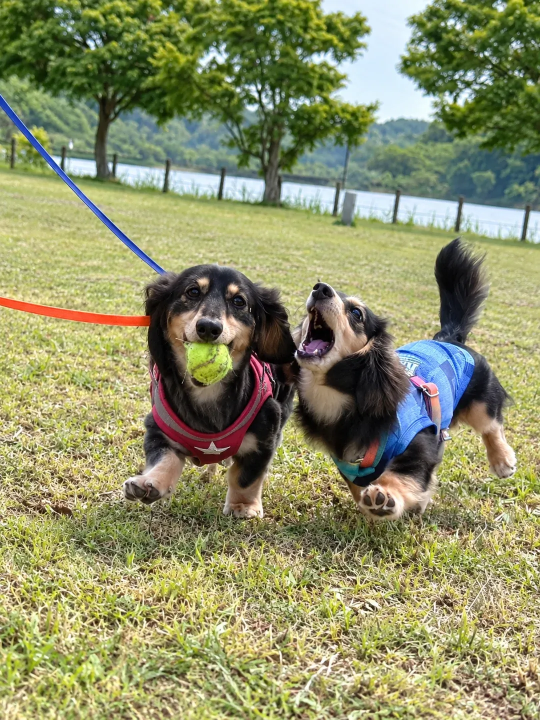
#> input picture assets/portraits-20260922/05-outdoor-brothers.webp, 1080 x 1440 px, found by its file name (shown at 1/2 size)
$ python recompress.py ../../assets/portraits-20260922/05-outdoor-brothers.webp ../../assets/play-dog.webp
#> lines starting #> are read from the running program, lines starting #| are printed output that depends on the picture
### tests/hero-images/ssim.py
"""元画像と再圧縮画像の SSIM(Wang et al. 2004、11x11 ガウス窓 σ=1.5、輝度 Y)を numpy だけで求める。
使い方: python3 tests/hero-images/ssim.py 元.webp 新.webp [比べる幅px]
"""
import sys
import numpy as np
from PIL import Image


def _gauss(size=11, sigma=1.5):
    x = np.arange(size) - size // 2
    g = np.exp(-(x ** 2) / (2 * sigma ** 2))
    return g / g.sum()


def _filt(a, g):
    # 分離可能なガウス畳み込み(valid)
    a = np.apply_along_axis(lambda r: np.convolve(r, g, mode='valid'), 1, a)
    return np.apply_along_axis(lambda c: np.convolve(c, g, mode='valid'), 0, a)


def luma(img, width=None):
    img = img.convert('RGB')
    if width and width != img.width:
        img = img.resize((width, round(img.height * width / img.width)), Image.LANCZOS)
    a = np.asarray(img, dtype=np.float64)
    return 0.299 * a[..., 0] + 0.587 * a[..., 1] + 0.114 * a[..., 2]


def ssim(a, b):
    g = _gauss()
    c1, c2 = (0.01 * 255) ** 2, (0.03 * 255) ** 2
    mu_a, mu_b = _filt(a, g), _filt(b, g)
    saa = _filt(a * a, g) - mu_a ** 2
    sbb = _filt(b * b, g) - mu_b ** 2
    sab = _filt(a * b, g) - mu_a * mu_b
    m = ((2 * mu_a * mu_b + c1) * (2 * sab + c2)) / ((mu_a ** 2 + mu_b ** 2 + c1) * (saa + sbb + c2))
    return float(m.mean())


def compare(orig_path, new_path, width=None):
    o, n = Image.open(orig_path), Image.open(new_path)
    w = width or o.width
    return ssim(luma(o, w), luma(n, w))


# [2 lines that do not run on import are left out]

### tests/hero-images/recompress.py
"""ページ上部の写真 4 枚を、寸法と縦横比を変えずに cwebp で再圧縮する。
元画像はこのコミットより前の main のものを使う(git の履歴にある)。
使い方: python3 tests/hero-images/recompress.py 元画像のフォルダ 出力のフォルダ
  (元画像のフォルダには 05-outdoor-brothers.webp などを平たく置く)
cwebp 1.3.2(apt の webp パッケージ)で作成。SSIM は ssim.py で元の原寸と比べる。
"""
import os
import subprocess
import sys
import tempfile

from PIL import Image

sys.path.insert(0, os.path.dirname(__file__))
from ssim import compare  # noqa: E402

# 名前: (品質, 置き先)。原寸の SSIM が 0.985 以上になる最小の品質(余裕 +0.001 以上)を選んだ。
PLAN = {
    '05-outdoor-brothers': (80, 'assets/portraits-20260922/05-outdoor-brothers.webp'),
    'play-dog': (87, 'assets/play-dog.webp'),
    'moment-smile': (82, 'assets/moment-smile.webp'),
    'moment-rest': (82, 'assets/moment-rest.webp'),
}

src_dir, out_dir = sys.argv[1], sys.argv[2]
for name, (q, dest) in PLAN.items():
    src = os.path.join(src_dir, name + '.webp')
    out = os.path.join(out_dir, dest)
    with tempfile.TemporaryDirectory() as tmp:
        png = os.path.join(tmp, name + '.png')
        Image.open(src).convert('RGB').save(png)
        subprocess.run(['cwebp', '-quiet', '-m', '6', '-pass', '10', '-af', '-q', str(q), png, '-o', out], check=True)
#> (this line was passed over: subprocess is not available in this run)
    a, b = Image.open(src), Image.open(out)
#> a is the input picture: PIL image 1080x1440 RGB; mean R, G, B 141.8, 144, 103.5
    assert a.size == b.size, (name, a.size, b.size)
    print(f'{name}: q{q} {os.path.getsize(src)} -> {os.path.getsize(out)} bytes, {b.size[0]}x{b.size[1]}, SSIM(原寸) {compare(src, out):.4f}')
#> in luma, `return 0.299 * a[..., 0] + 0.587 * a[..., 1] + 0.114 * a[..., 2]`:
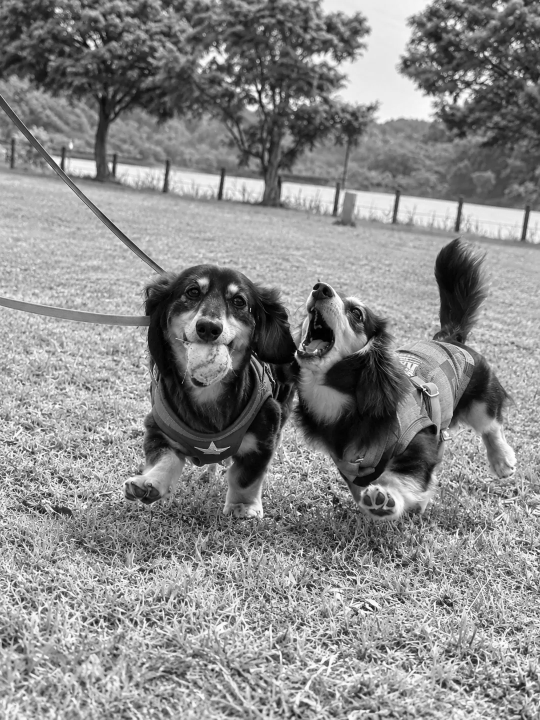
#> returned value: shape (1440, 1080) float64 (shown at 1/2 size); min 0, max 255, mean 138.7
#> in _gauss, `x = np.arange(size) - size // 2`: x = [-5, -4, -3, -2, -1, 0, 1, 2, 3, 4, 5]
#> in _gauss, `g = np.exp(-(x ** 2) / (2 * sigma ** 2))`: g = [0.00387, 0.0286, 0.135, 0.411, 0.801, 1, 0.801, 0.411, 0.135, 0.0286, 0.00387]
#> in ssim, `g = _gauss()`: g = [0.00103, 0.0076, 0.036, 0.109, 0.213, 0.266, 0.213, 0.109, 0.036, 0.0076, 0.00103]
#> in _filt, `a = np.apply_along_axis(lambda r: np.convolve(r, g, mode='valid'), 1, a)`:
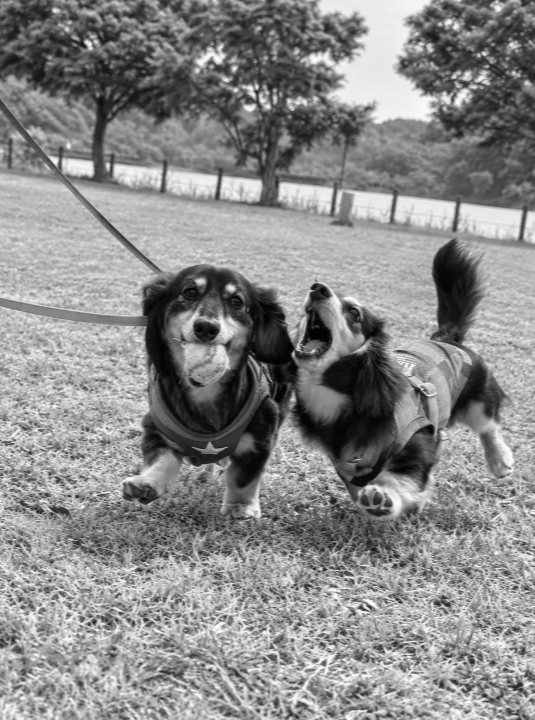
#> a: shape (1440, 1070) float64 (shown at 1/2 size); min 0.0612, max 254.3, mean 138.6
#> in _filt, `return np.apply_along_axis(lambda c: np.convolve(c, g, mode='valid'), ..`:
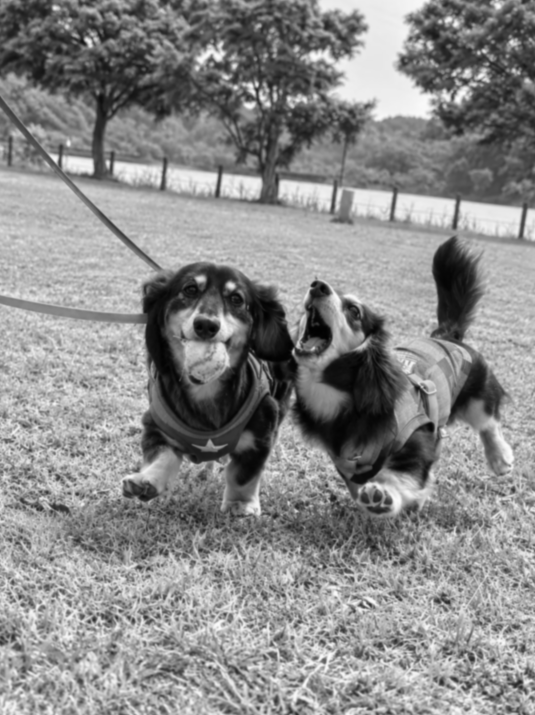
#> returned value: shape (1430, 1070) float64 (shown at 1/2 size); min 1.23, max 252.9, mean 138.5
#> in _filt (call 3), `a = np.apply_along_axis(lambda r: np.convolve(r, g, mode='valid'), 1, a)`:
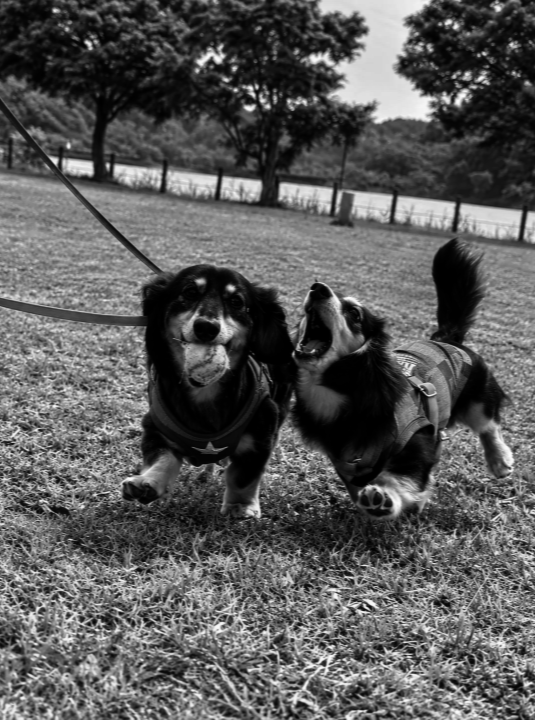
#> a: shape (1440, 1070) float64 (shown at 1/2 size); min 0.241, max 64688.5, mean 22968.7; drawn with min black and max white
#> in _filt (call 3), `return np.apply_along_axis(lambda c: np.convolve(c, g, mode='valid'), ..`:
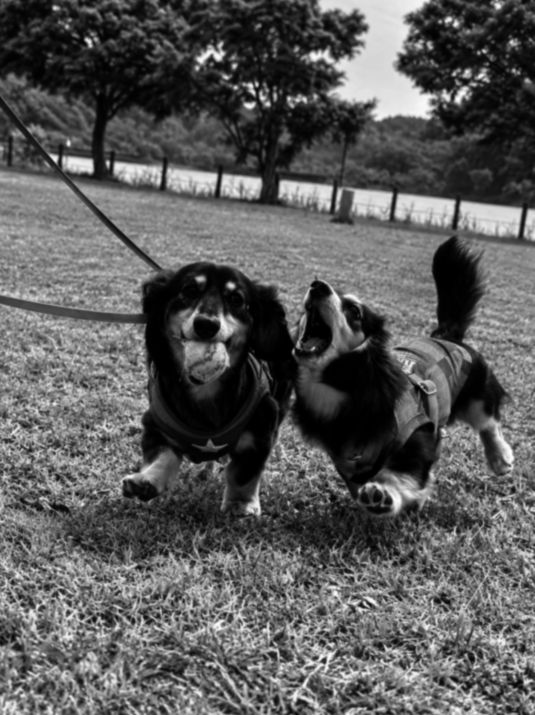
#> returned value: shape (1430, 1070) float64 (shown at 1/2 size); min 1.74, max 63988.6, mean 22935.5; drawn with min black and max white
#> in ssim, `saa = _filt(a * a, g) - mu_a ** 2`:
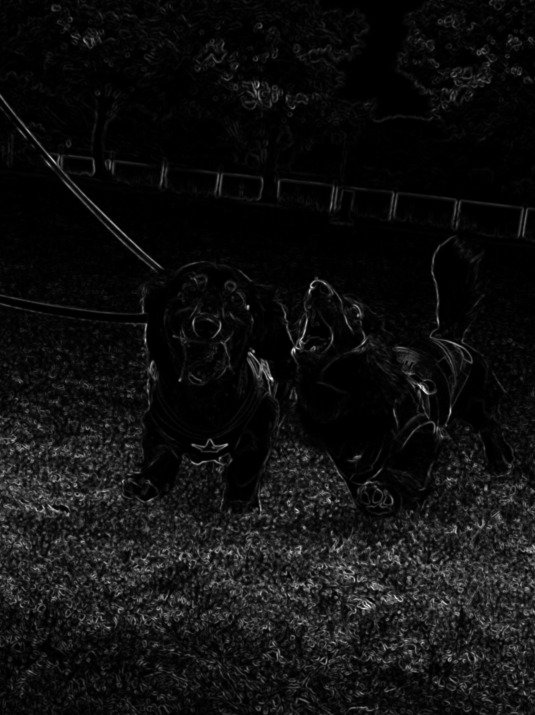
#> saa: shape (1430, 1070) float64 (shown at 1/2 size); min -2.91e-11, max 8192.5, mean 520.4; drawn with min black and max white
#> in ssim, `m = ((2 * mu_a * mu_b + c1) * (2 * sab + c2)) / ((mu_a ** 2 + mu_b ** ..`: m: shape (1430, 1070) float64; every value is 1
#| 05-outdoor-brothers: q80 324374 -> 324374 bytes, 1080x1440, SSIM(原寸) 1.0000
#> pass 2 of the loop `for name, (q, dest) in PLAN.items():`:
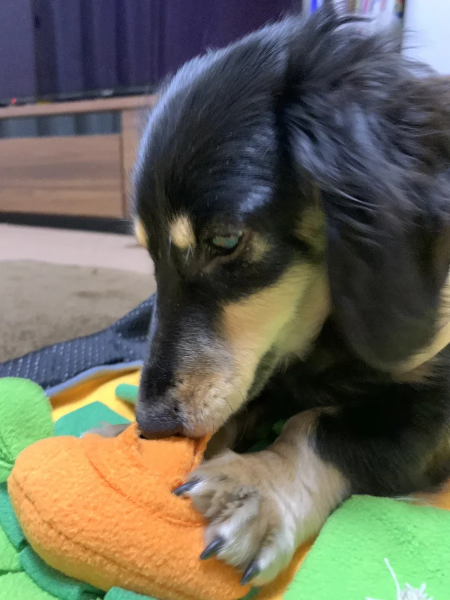
#> input picture assets/play-dog.webp, 900 x 1200 px, found by its file name (shown at 1/2 size)
#> a is the input picture: PIL image 900x1200 RGB; mean R, G, B 103.2, 102, 88.1
#> in _filt (call 8), `return np.apply_along_axis(lambda c: np.convolve(c, g, mode='valid'), ..`:
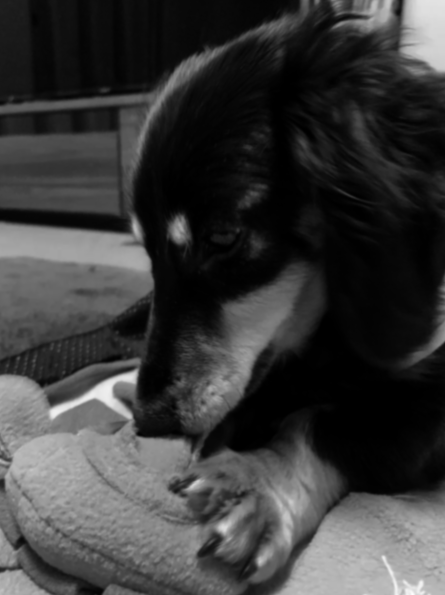
#> returned value: shape (1190, 890) float64 (shown at 1/2 size); min 5.93, max 60782.4, mean 13947.4; drawn with min black and max white
#> in ssim (call 2), `saa = _filt(a * a, g) - mu_a ** 2`:
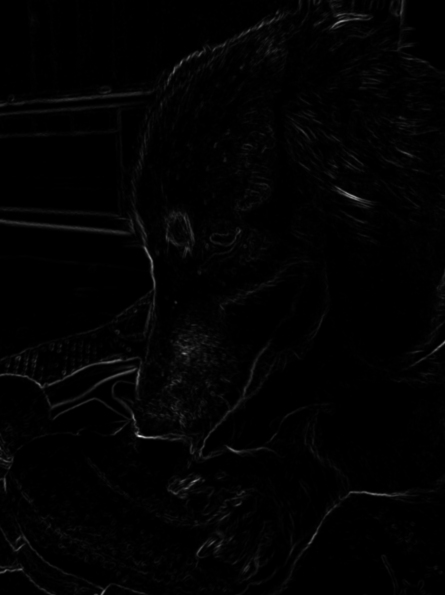
#> saa: shape (1190, 890) float64 (shown at 1/2 size); min -1.46e-11, max 3392.6, mean 40.1; drawn with min black and max white
#> m: shape (1190, 890) float64; every value is 1
#| play-dog: q87 123792 -> 123792 bytes, 900x1200, SSIM(原寸) 1.0000
#> pass 3 of the loop `for name, (q, dest) in PLAN.items():`:
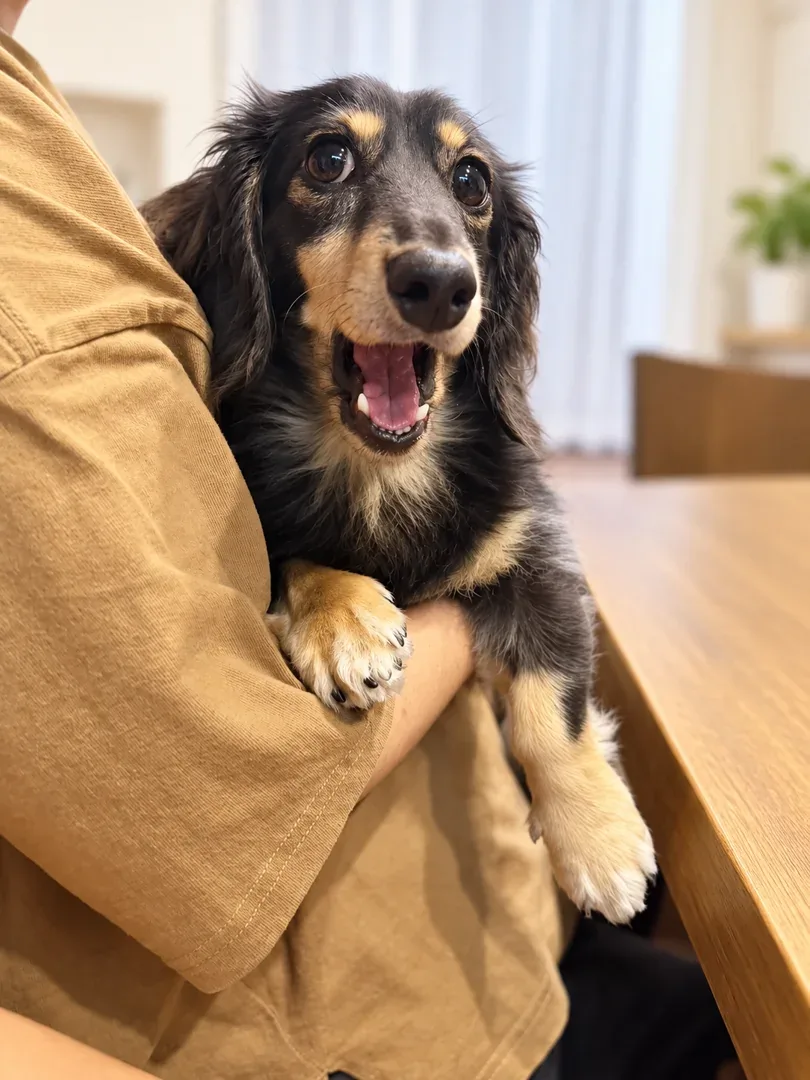
#> input picture assets/moment-smile.webp, 810 x 1080 px, found by its file name
#> a is the input picture: PIL image 810x1080 RGB; mean R, G, B 169.6, 139.8, 110.2
#> in _filt (call 13), `return np.apply_along_axis(lambda c: np.convolve(c, g, mode='valid'), ..`:
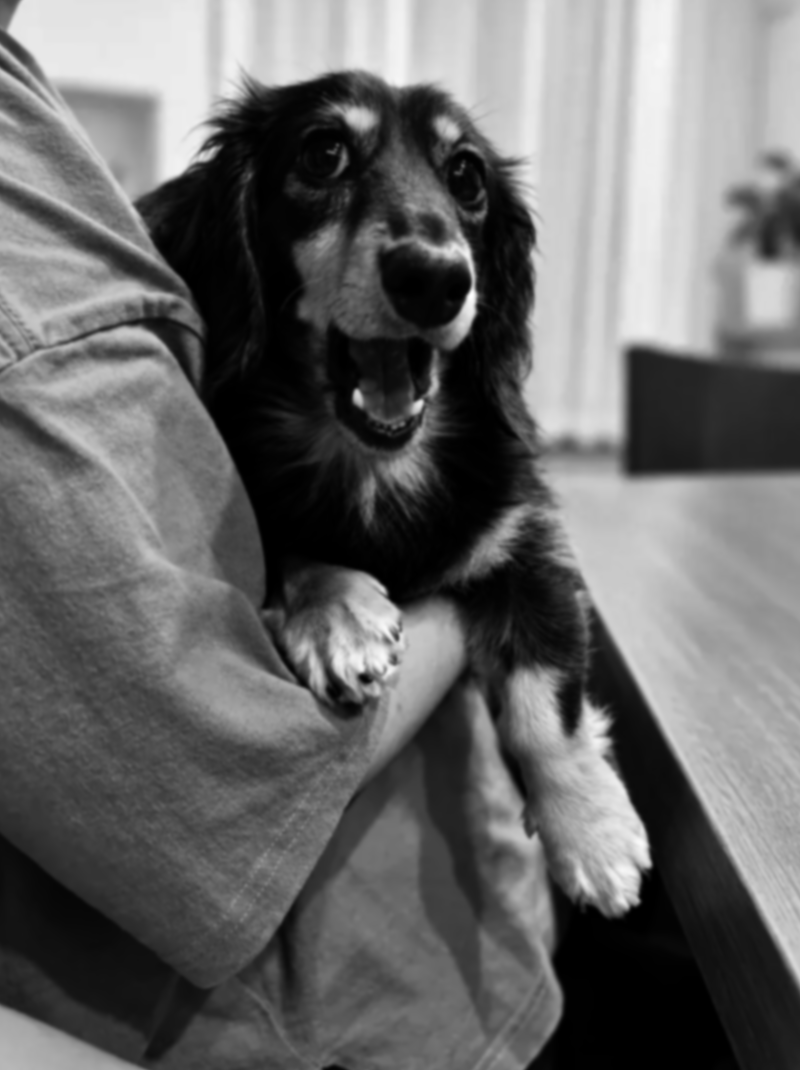
#> returned value: shape (1070, 800) float64; min 7.86, max 61988.5, mean 25490.8; drawn with min black and max white
#> in ssim (call 3), `saa = _filt(a * a, g) - mu_a ** 2`:
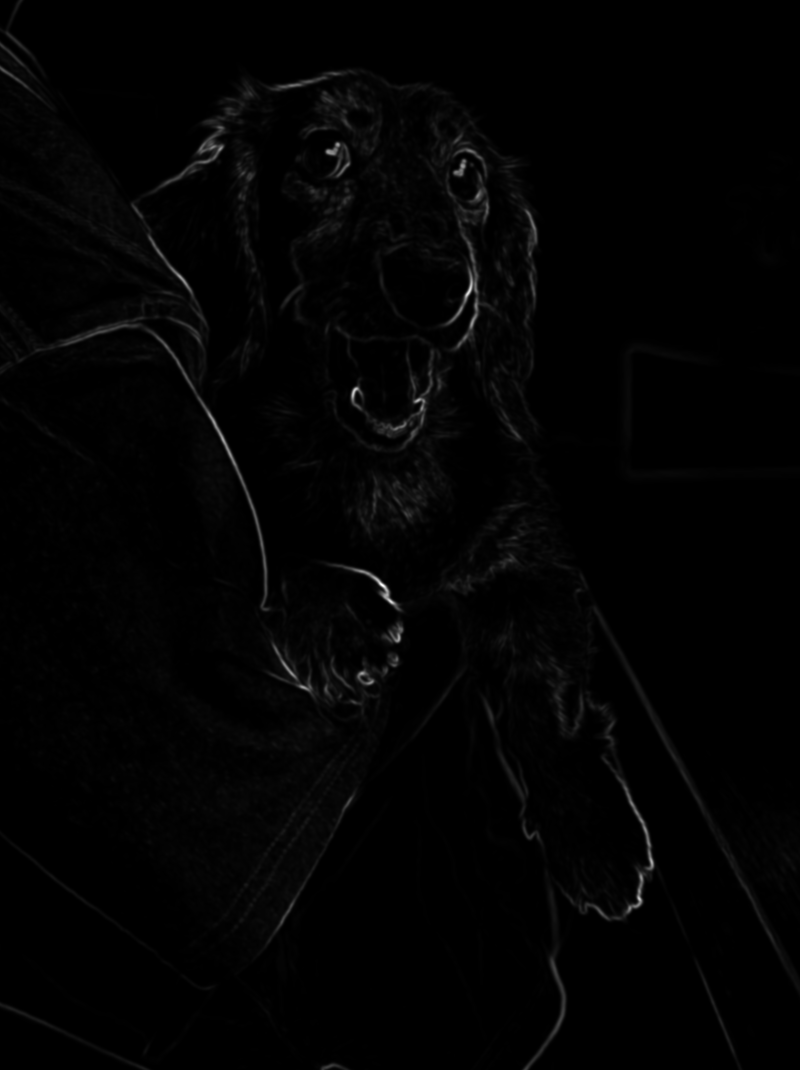
#> saa: shape (1070, 800) float64; min -2.18e-11, max 9010.2, mean 110; drawn with min black and max white
#> m: shape (1070, 800) float64; every value is 1
#| moment-smile: q82 91274 -> 91274 bytes, 810x1080, SSIM(原寸) 1.0000
#> the loop made 4 passes; the first 3 are shown
